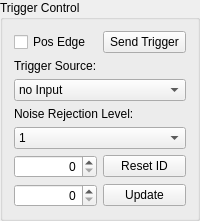
               <widget class="QGroupBox" name="groupBox_10">
                <property name="title">
                 <string>Trigger Control</string>
                </property>
                <layout class="QGridLayout" name="gridLayout_2">
                 <item row="0" column="0">
                  <widget class="QCheckBox" name="CB_Trig_PosEdge">
                   <property name="text">
                    <string>Pos Edge</string>
                   </property>
                  </widget>
                 </item>
                 <item row="0" column="1">
                  <widget class="QPushButton" name="B_Trig_FTDITrigger">
                   <property name="text">
                    <string>Send Trigger</string>
                   </property>
                  </widget>
                 </item>
                 <item row="1" column="0">
                  <widget class="QLabel" name="label_13">
                   <property name="text">
                    <string>Trigger Source:</string>
                   </property>
                  </widget>
                 </item>
                 <item row="2" column="0" colspan="2">
                  <widget class="QComboBox" name="CB_Trig_Source">
                   <item>
                    <property name="text">
                     <string>no Input</string>
                    </property>
                   </item>
                   <item>
                    <property name="text">
                     <string>FTDI Trigger (manual)</string>
                    </property>
                   </item>
                   <item>
                    <property name="text">
                     <string>external Trigger</string>
                    </property>
                   </item>
                   <item>
                    <property name="text">
                     <string>external Trigger (TTL)</string>
                    </property>
                   </item>
                   <item>
                    <property name="text">
                     <string>Injection</string>
                    </property>
                   </item>
                   <item>
                    <property name="text">
                     <string>SPI Trigger</string>
                    </property>
                   </item>
                  </widget>
                 </item>
                 <item row="3" column="0" colspan="2">
                  <widget class="QLabel" name="label_14">
                   <property name="text">
                    <string>Noise Rejection Level:</string>
                   </property>
                  </widget>
                 </item>
                 <item row="4" column="0" colspan="2">
                  <widget class="QComboBox" name="CB_Trig_NoiseReject">
                   <property name="sizeAdjustPolicy">
                    <enum>QComboBox::AdjustToContentsOnFirstShow</enum>
                   </property>
                   <item>
                    <property name="text">
                     <string>1</string>
                    </property>
                   </item>
                   <item>
                    <property name="text">
                     <string>2</string>
                    </property>
                   </item>
                   <item>
                    <property name="text">
                     <string>4</string>
                    </property>
                   </item>
                   <item>
                    <property name="text">
                     <string>8</string>
                    </property>
                   </item>
                   <item>
                    <property name="text">
                     <string>16</string>
                    </property>
                   </item>
                   <item>
                    <property name="text">
                     <string>32</string>
                    </property>
                   </item>
                   <item>
                    <property name="text">
                     <string>64</string>
                    </property>
                   </item>
                   <item>
                    <property name="text">
                     <string>128</string>
                    </property>
                   </item>
                  </widget>
                 </item>
                 <item row="5" column="0">
                  <widget class="QSpinBox" name="SB_Trig_PulseDelay">
                   <property name="statusTip">
                    <string>Trigger Pulse Delay</string>
                   </property>
                   <property name="whatsThis">
                    <string>Trigger Pulse Delay</string>
                   </property>
                   <property name="alignment">
                    <set>Qt::AlignRight|Qt::AlignTrailing|Qt::AlignVCenter</set>
                   </property>
                   <property name="maximum">
                    <number>16777215</number>
                   </property>
                  </widget>
                 </item>
                 <item row="5" column="1">
                  <widget class="QPushButton" name="B_Trig_ResetID">
                   <property name="text">
                    <string>Reset ID</string>
                   </property>
                  </widget>
                 </item>
                 <item row="6" column="0">
                  <widget class="QSpinBox" name="SB_Trig_PulseLength">
                   <property name="statusTip">
                    <string>Trigger Pulse Length</string>
                   </property>
                   <property name="whatsThis">
                    <string>Trigger Pulse Length</string>
                   </property>
                   <property name="alignment">
                    <set>Qt::AlignRight|Qt::AlignTrailing|Qt::AlignVCenter</set>
                   </property>
                   <property name="maximum">
                    <number>16777215</number>
                   </property>
                  </widget>
                 </item>
                 <item row="6" column="1">
                  <widget class="QPushButton" name="B_Trig_Update">
                   <property name="text">
                    <string>Update</string>
                   </property>
                  </widget>
                 </item>
                </layout>
               </widget>
